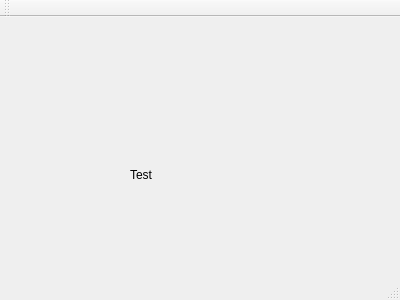
<?xml version="1.0" encoding="UTF-8"?>
<ui version="4.0">
 <class>MainWindow</class>
 <widget class="QMainWindow" name="MainWindow">
  <property name="geometry">
   <rect>
    <x>0</x>
    <y>0</y>
    <width>400</width>
    <height>300</height>
   </rect>
  </property>
  <property name="windowTitle">
   <string>MainWindow</string>
  </property>
  <widget class="QWidget" name="centralWidget">
   <widget class="QLabel" name="label">
    <property name="geometry">
     <rect>
      <x>130</x>
      <y>150</y>
      <width>56</width>
      <height>15</height>
     </rect>
    </property>
    <property name="text">
     <string>Test</string>
    </property>
   </widget>
  </widget>
  <widget class="QMenuBar" name="menuBar">
   <property name="geometry">
    <rect>
     <x>0</x>
     <y>0</y>
     <width>400</width>
     <height>25</height>
    </rect>
   </property>
  </widget>
  <widget class="QToolBar" name="mainToolBar">
   <attribute name="toolBarArea">
    <enum>TopToolBarArea</enum>
   </attribute>
   <attribute name="toolBarBreak">
    <bool>false</bool>
   </attribute>
  </widget>
  <widget class="QStatusBar" name="statusBar"/>
 </widget>
 <layoutdefault spacing="6" margin="11"/>
 <resources/>
 <connections/>
</ui>
